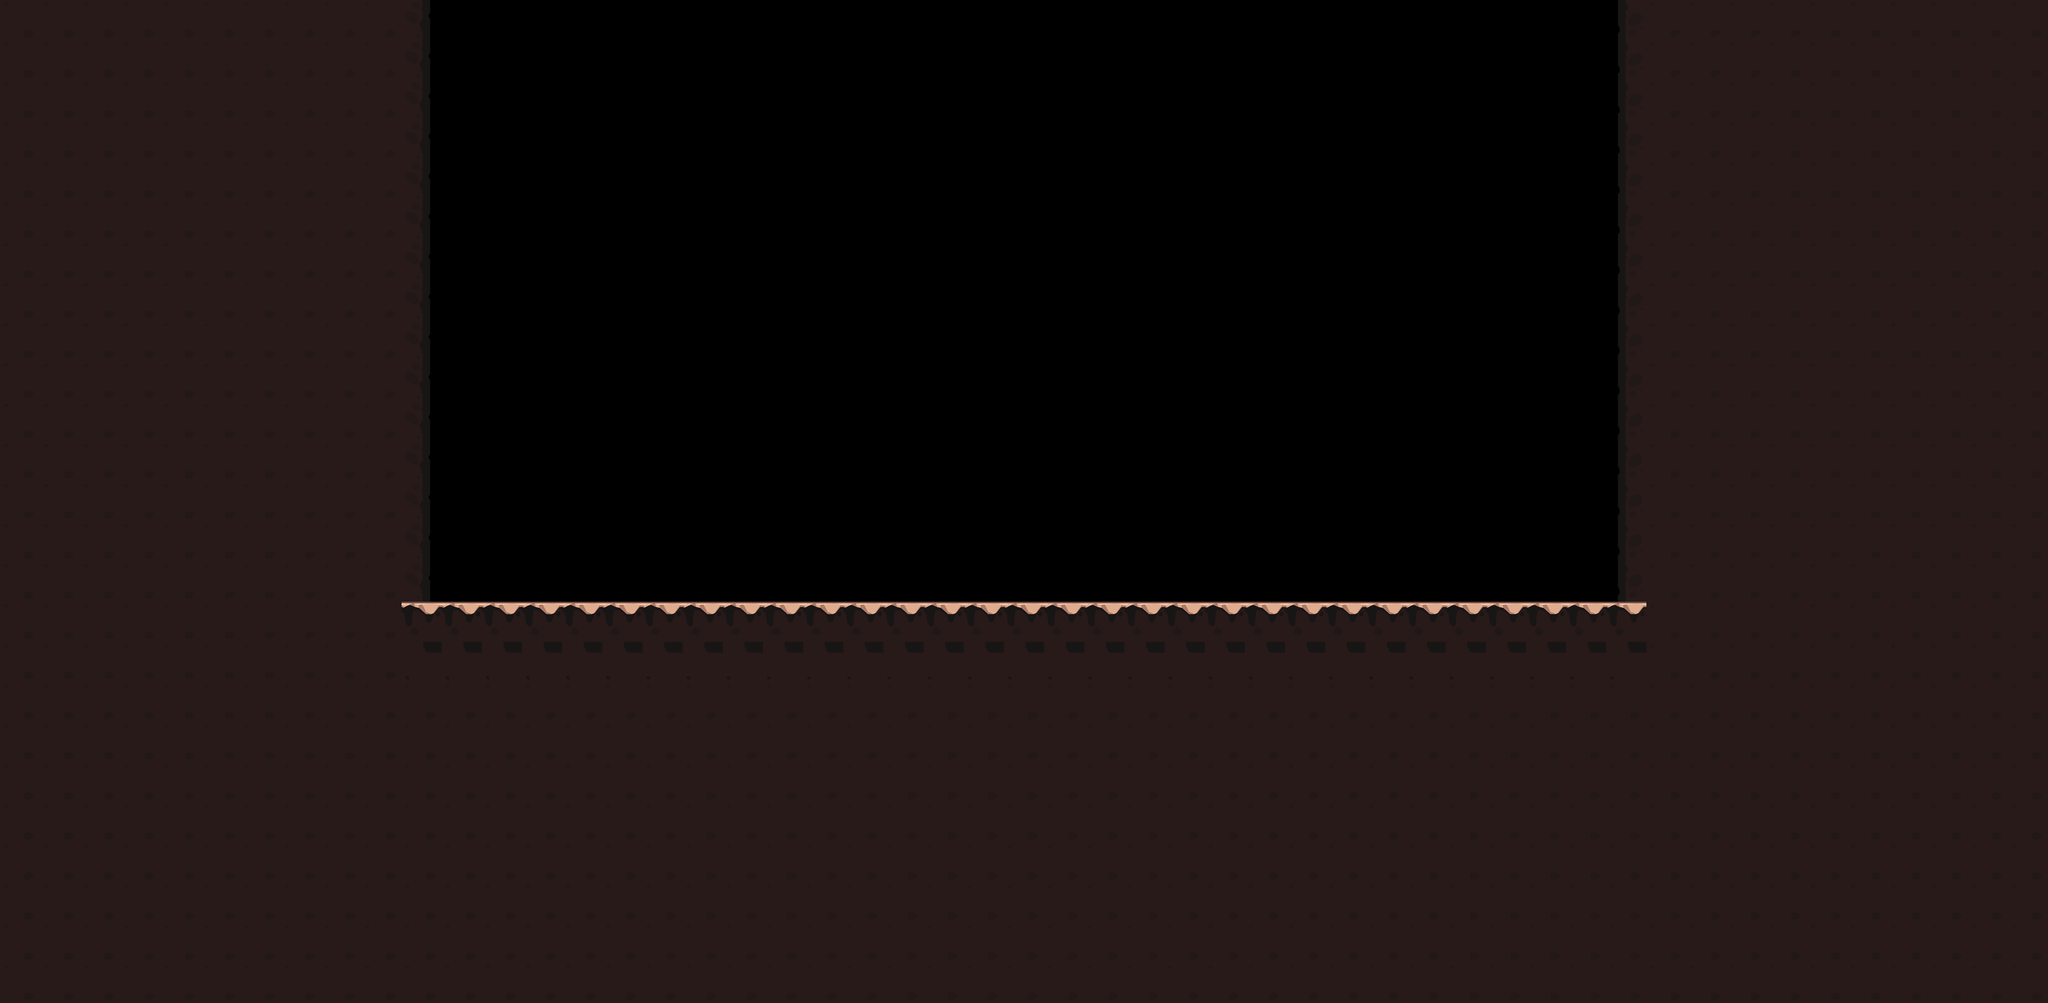

Tiled map render using the project's own tile images. Description and the whole map definition, tile-layer contents included, below:
An orthogonal 51x25 tile map with 128x128 px tiles, 1 tile layer (ground).

<map version="1.10" tiledversion="1.10.2" orientation="orthogonal" renderorder="right-down" width="51" height="25" tilewidth="128" tileheight="128" infinite="0" nextlayerid="5" nextobjectid="1">
 <tileset firstgid="1" name="tile undeground" tilewidth="128" tileheight="128" tilecount="18" columns="0">
  <grid orientation="orthogonal" width="1" height="1" />
  <tile id="0">
   <image width="128" height="128" source="../tile/tile underground/tile-underground (1).png" />
  </tile>
  <tile id="1">
   <image width="128" height="128" source="../tile/tile underground/tile-underground (2).png" />
  </tile>
  <tile id="2">
   <image width="128" height="128" source="../tile/tile underground/tile-underground (3).png" />
  </tile>
  <tile id="3">
   <image width="128" height="128" source="../tile/tile underground/tile-underground (4).png" />
  </tile>
  <tile id="4">
   <image width="128" height="128" source="../tile/tile underground/tile-underground (5).png" />
  </tile>
  <tile id="5">
   <image width="128" height="128" source="../tile/tile underground/tile-underground (6).png" />
  </tile>
  <tile id="6">
   <image width="128" height="128" source="../tile/tile underground/tile-underground (7).png" />
  </tile>
  <tile id="7">
   <image width="128" height="128" source="../tile/tile underground/tile-underground (8).png" />
  </tile>
  <tile id="8">
   <image width="128" height="128" source="../tile/tile underground/tile-underground (9).png" />
  </tile>
  <tile id="9">
   <image width="128" height="128" source="../tile/tile underground/tile-underground (10).png" />
  </tile>
  <tile id="10">
   <image width="128" height="128" source="../tile/tile underground/tile-underground (11).png" />
  </tile>
  <tile id="11">
   <image width="128" height="128" source="../tile/tile underground/tile-underground (12).png" />
  </tile>
  <tile id="12">
   <image width="128" height="128" source="../tile/tile underground/tile-underground (13).png" />
  </tile>
  <tile id="13">
   <image width="128" height="128" source="../tile/tile underground/tile-underground (14).png" />
  </tile>
  <tile id="14">
   <image width="128" height="128" source="../tile/tile underground/tile-underground (15).png" />
  </tile>
  <tile id="15">
   <image width="128" height="128" source="../tile/tile underground/tile-underground (16).png" />
  </tile>
  <tile id="16">
   <image width="128" height="128" source="../tile/tile underground/tile-underground (17).png" />
  </tile>
  <tile id="17">
   <image width="128" height="128" source="../tile/tile underground/tile-underground (18).png" />
  </tile>
 </tileset>
 <layer id="4" name="ground" width="51" height="25">
  <data encoding="csv">
5,5,5,5,5,5,5,5,5,5,6,0,0,0,0,0,0,0,0,0,0,0,0,0,0,0,0,0,0,0,0,0,0,0,0,0,0,0,0,0,4,5,5,5,5,5,5,5,5,5,5,
5,5,5,5,5,5,5,5,5,5,6,0,0,0,0,0,0,0,0,0,0,0,0,0,0,0,0,0,0,0,0,0,0,0,0,0,0,0,0,0,4,5,5,5,5,5,5,5,5,5,5,
5,5,5,5,5,5,5,5,5,5,6,0,0,0,0,0,0,0,0,0,0,0,0,0,0,0,0,0,0,0,0,0,0,0,0,0,0,0,0,0,4,5,5,5,5,5,5,5,5,5,5,
5,5,5,5,5,5,5,5,5,5,6,0,0,0,0,0,0,0,0,0,0,0,0,0,0,0,0,0,0,0,0,0,0,0,0,0,0,0,0,0,4,5,5,5,5,5,5,5,5,5,5,
5,5,5,5,5,5,5,5,5,5,6,0,0,0,0,0,0,0,0,0,0,0,0,0,0,0,0,0,0,0,0,0,0,0,0,0,0,0,0,0,4,5,5,5,5,5,5,5,5,5,5,
5,5,5,5,5,5,5,5,5,5,6,0,0,0,0,0,0,0,0,0,0,0,0,0,0,0,0,0,0,0,0,0,0,0,0,0,0,0,0,0,4,5,5,5,5,5,5,5,5,5,5,
5,5,5,5,5,5,5,5,5,5,6,0,0,0,0,0,0,0,0,0,0,0,0,0,0,0,0,0,0,0,0,0,0,0,0,0,0,0,0,0,4,5,5,5,5,5,5,5,5,5,5,
5,5,5,5,5,5,5,5,5,5,6,0,0,0,0,0,0,0,0,0,0,0,0,0,0,0,0,0,0,0,0,0,0,0,0,0,0,0,0,0,4,5,5,5,5,5,5,5,5,5,5,
5,5,5,5,5,5,5,5,5,5,6,0,0,0,0,0,0,0,0,0,0,0,0,0,0,0,0,0,0,0,0,0,0,0,0,0,0,0,0,0,4,5,5,5,5,5,5,5,5,5,5,
5,5,5,5,5,5,5,5,5,5,6,0,0,0,0,0,0,0,0,0,0,0,0,0,0,0,0,0,0,0,0,0,0,0,0,0,0,0,0,0,4,5,5,5,5,5,5,5,5,5,5,
5,5,5,5,5,5,5,5,5,5,6,0,0,0,0,0,0,0,0,0,0,0,0,0,0,0,0,0,0,0,0,0,0,0,0,0,0,0,0,0,4,5,5,5,5,5,5,5,5,5,5,
5,5,5,5,5,5,5,5,5,5,6,0,0,0,0,0,0,0,0,0,0,0,0,0,0,0,0,0,0,0,0,0,0,0,0,0,0,0,0,0,4,5,5,5,5,5,5,5,5,5,5,
5,5,5,5,5,5,5,5,5,5,6,0,0,0,0,0,0,0,0,0,0,0,0,0,0,0,0,0,0,0,0,0,0,0,0,0,0,0,0,0,4,5,5,5,5,5,5,5,5,5,5,
5,5,5,5,5,5,5,5,5,5,6,0,0,0,0,0,0,0,0,0,0,0,0,0,0,0,0,0,0,0,0,0,0,0,0,0,0,0,0,0,4,5,5,5,5,5,5,5,5,5,5,
5,5,5,5,5,5,5,5,5,5,6,0,0,0,0,0,0,0,0,0,0,0,0,0,0,0,0,0,0,0,0,0,0,0,0,0,0,0,0,0,4,5,5,5,5,5,5,5,5,5,5,
5,5,5,5,5,5,5,5,5,5,2,2,2,2,2,2,2,2,2,2,2,2,2,2,2,2,2,2,2,2,2,2,2,2,2,2,2,2,2,2,2,5,5,5,5,5,5,5,5,5,5,
5,5,5,5,5,5,5,5,5,5,18,18,18,18,18,18,18,18,18,18,18,18,18,18,18,18,18,18,18,18,18,18,18,18,18,18,18,18,18,18,18,5,5,5,5,5,5,5,5,5,5,
5,5,5,5,5,5,5,5,5,5,5,5,5,5,5,5,5,5,5,5,5,5,5,5,5,5,5,5,5,5,5,5,5,5,5,5,5,5,5,5,5,5,5,5,5,5,5,5,5,5,5,
5,5,5,5,5,5,5,5,5,5,5,5,5,5,5,5,5,5,5,5,5,5,5,5,5,5,5,5,5,5,5,5,5,5,5,5,5,5,5,5,5,5,5,5,5,5,5,5,5,5,5,
5,5,5,5,5,5,5,5,5,5,5,5,5,5,5,5,5,5,5,5,5,5,5,5,5,5,5,5,5,5,5,5,5,5,5,5,5,5,5,5,5,5,5,5,5,5,5,5,5,5,5,
5,5,5,5,5,5,5,5,5,5,5,5,5,5,5,5,5,5,5,5,5,5,5,5,5,5,5,5,5,5,5,5,5,5,5,5,5,5,5,5,5,5,5,5,5,5,5,5,5,5,5,
5,5,5,5,5,5,5,5,5,5,5,5,5,5,5,5,5,5,5,5,5,5,5,5,5,5,5,5,5,5,5,5,5,5,5,5,5,5,5,5,5,5,5,5,5,5,5,5,5,5,5,
5,5,5,5,5,5,5,5,5,5,5,5,5,5,5,5,5,5,5,5,5,5,5,5,5,5,5,5,5,5,5,5,5,5,5,5,5,5,5,5,5,5,5,5,5,5,5,5,5,5,5,
5,5,5,5,5,5,5,5,5,5,5,5,5,5,5,5,5,5,5,5,5,5,5,5,5,5,5,5,5,5,5,5,5,5,5,5,5,5,5,5,5,5,5,5,5,5,5,5,5,5,5,
5,5,5,5,5,5,5,5,5,5,5,5,5,5,5,5,5,5,5,5,5,5,5,5,5,5,5,5,5,5,5,5,5,5,5,5,5,5,5,5,5,5,5,5,5,5,5,5,5,5,5
</data>
 </layer>
</map>
